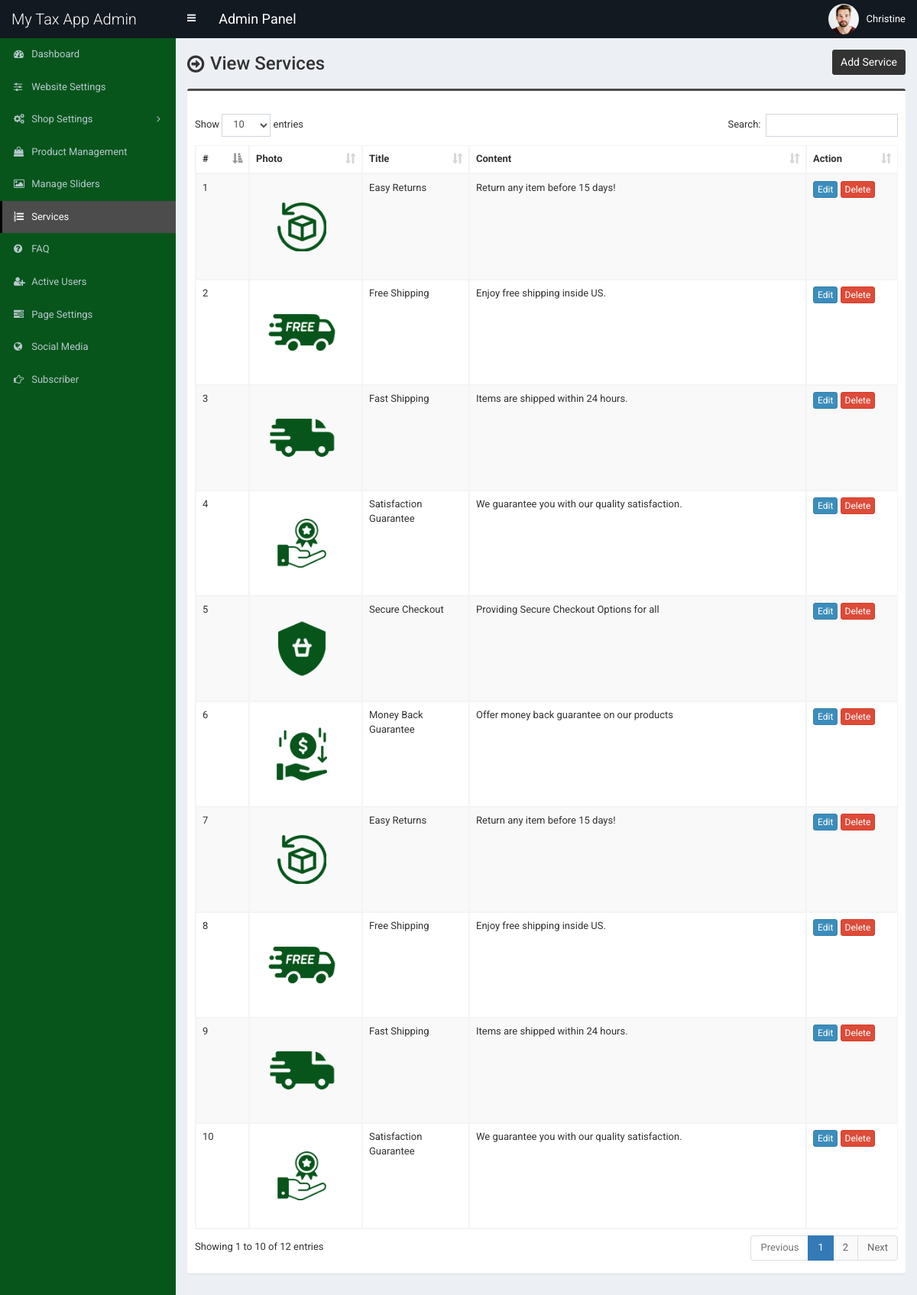
Screenshot of /admin/service.php (signed in) with the database file from the repository.
### tables this page shows
CREATE TABLE `tbl_service` (
  `id` int(11) NOT NULL,
  `title` varchar(255) NOT NULL,
  `content` text NOT NULL,
  `photo` varchar(255) NOT NULL
);

### admin/service.php (the view, shortened to what this page needs)
<?php require_once('header.php'); ?>
<section class="content-header">
	<div class="content-header-left">
		<h1>View Services</h1>
	</div>
	<div class="content-header-right">
		<a href="service-add.php" class="btn btn-primary btn-sm">Add Service</a>
	</div>
</section>
<section class="content">
	<div class="row">
		<div class="col-md-12">
			<div class="box box-info">
				<div class="box-body table-responsive">
					<table id="example1" class="table table-bordered table-hover table-striped">
						<thead>
							<tr>
								<th width="30">#</th>
								<th>Photo</th>
								<th width="100">Title</th>
								<th>Content</th>
								<th width="80">Action</th>
							</tr>
						</thead>
						<tbody>
							<?php
							$i=0;
							$statement = $pdo->prepare("SELECT * FROM tbl_service");
							$statement->execute();
							$result = $statement->fetchAll(PDO::FETCH_ASSOC);
							foreach ($result as $row) {
								$i++;
								?>
								<tr>
									<td><?php echo $i; ?></td>
									<td style="width:130px;"><img src="../assets/uploads/<?php echo $row['photo']; ?>" alt="<?php echo $row['title']; ?>" style="width:120px;"></td>
									<td><?php echo $row['title']; ?></td>
									<td><?php echo $row['content']; ?></td>
									<td>
										<a href="service-edit.php?id=<?php echo $row['id']; ?>" class="btn btn-primary btn-xs">Edit</a>
										<a href="#" class="btn btn-danger btn-xs" data-href="service-delete.php?id=<?php echo $row['id']; ?>" data-toggle="modal" data-target="#confirm-delete">Delete</a>
									</td>
								</tr>
								<?php
							}
							?>
						</tbody>
					</table>
				</div>
			</div>
		</div>
	</div>
</section>
<?php require_once('footer.php'); ?>

### admin/header.php (shortened to what this page needs)
<!DOCTYPE html>
<html>
<head>
	<link rel="stylesheet" href="css/bootstrap.min.css">
	<link rel="stylesheet" href="css/font-awesome.min.css">
	<link rel="stylesheet" href="css/ionicons.min.css">
	<link rel="stylesheet" href="css/datepicker3.css">
	<link rel="stylesheet" href="css/all.css">
	<link rel="stylesheet" href="css/select2.min.css">
	<link rel="stylesheet" href="css/dataTables.bootstrap.css">
	<link rel="stylesheet" href="css/jquery.fancybox.css">
	<link rel="stylesheet" href="css/AdminLTE.min.css">
	<link rel="stylesheet" href="css/_all-skins.min.css">
	<link rel="stylesheet" href="css/on-off-switch.css"/>
	<link rel="stylesheet" href="css/summernote.css">
	<link rel="stylesheet" href="style.css">
</head>
<body class="hold-transition fixed skin-blue sidebar-mini">
	<div class="wrapper">
		<header class="main-header">
			<a href="index.php" class="logo">
				<span class="logo-lg">My Tax App Admin Panel</span>
			</a>
			<nav class="navbar navbar-static-top">
				<a href="#" class="sidebar-toggle" data-toggle="offcanvas" role="button">
				</a>
				<span style="float:left;line-height:50px;color:#fff;padding-left:15px;font-size:18px;">Admin Panel</span>
				<div class="navbar-custom-menu">
					<ul class="nav navbar-nav">
						<li class="dropdown user user-menu">
							<a href="#" class="dropdown-toggle" data-toggle="dropdown">
								<img src="../assets/uploads/<?php echo $_SESSION['user']['photo']; ?>" class="user-image" alt="User Image">
								<span class="hidden-xs"><?php echo $_SESSION['user']['full_name']; ?></span>
							</a>
						</li>
					</ul>
				</div>
			</nav>
		</header>
  		<?php $cur_page = substr($_SERVER["SCRIPT_NAME"],strrpos($_SERVER["SCRIPT_NAME"],"/")+1); ?>
  		<aside class="main-sidebar">
    		<section class="sidebar">
      			<ul class="sidebar-menu">
			        <li class="treeview <?php if($cur_page == 'index.php') {echo 'active';} ?>">
			          <a href="index.php">
			            <i class="fa fa-dashboard"></i> <span>Dashboard</span>
			          </a>
			        </li>
			        <li class="treeview <?php if( ($cur_page == 'settings.php') ) {echo 'active';} ?>">
			          <a href="settings.php">
			            <i class="fa fa-sliders"></i> <span>Website Settings</span>
			          </a>
			        </li>
                    <li class="treeview <?php if( ($cur_page == 'size.php') || ($cur_page == 'size-add.php') || ($cur_page == 'size-edit.php') || ($cur_page == 'color.php') || ($cur_page == 'color-add.php') || ($cur_page == 'color-edit.php') || ($cur_page == 'country.php') || ($cur_page == 'country-add.php') || ($cur_page == 'country-edit.php') || ($cur_page == 'shipping-cost.php') || ($cur_page == 'shipping-cost-edit.php') || ($cur_page == 'top-category.php') || ($cur_page == 'top-category-add.php') || ($cur_page == 'top-category-edit.php') || ($cur_page == 'mid-category.php') || ($cur_page == 'mid-category-add.php') || ($cur_page == 'mid-category-edit.php') || ($cur_page == 'end-category.php') || ($cur_page == 'end-category-add.php') || ($cur_page == 'end-category-edit.php') ) {echo 'active';} ?>">
                        <a href="#">
                            <i class="fa fa-cogs"></i>
                            <span>Shop Settings</span>
                            <span class="pull-right-container">
								<i class="fa fa-angle-left pull-right"></i>
							</span>
                        </a>
                    </li>
                    <li class="treeview <?php if( ($cur_page == 'product.php') || ($cur_page == 'product-add.php') || ($cur_page == 'product-edit.php') ) {echo 'active';} ?>">
                        <a href="product.php">
                            <i class="fa fa-shopping-bag"></i> <span>Product Management</span>
                        </a>
                    </li>
                     <li class="treeview <?php if( ($cur_page == 'slider.php') ) {echo 'active';} ?>">
			          <a href="slider.php">
			            <i class="fa fa-picture-o"></i> <span>Manage Sliders</span>
			          </a>
			        </li>
			        <li class="treeview <?php if( ($cur_page == 'service.php') ) {echo 'active';} ?>">
			          <a href="service.php">
			            <i class="fa fa-list-ol"></i> <span>Services</span>
			          </a>
			        </li>
			      			        <li class="treeview <?php if( ($cur_page == 'faq.php') ) {echo 'active';} ?>">
			          <a href="faq.php">
			            <i class="fa fa-question-circle"></i> <span>FAQ</span>
			          </a>
			        </li>
						<li class="treeview <?php if( ($cur_page == 'users.php') || ($cur_page == 'customer-add.php') || ($cur_page == 'customer-edit.php') ) {echo 'active';} ?>">
			          <a href="users.php">
			            <i class="fa fa-user-plus"></i> <span>Active Users</span>
			          </a>
			        </li>
			        <li class="treeview <?php if( ($cur_page == 'page.php') ) {echo 'active';} ?>">
			          <a href="page.php">
			            <i class="fa fa-tasks"></i> <span>Page Settings</span>
			          </a>
			        </li>
			        <li class="treeview <?php if( ($cur_page == 'social-media.php') ) {echo 'active';} ?>">
			          <a href="social-media.php">
			            <i class="fa fa-globe"></i> <span>Social Media</span>
			          </a>
			        </li>
			        <li class="treeview <?php if( ($cur_page == 'subscriber.php')||($cur_page == 'subscriber.php') ) {echo 'active';} ?>">
			          <a href="subscriber.php">
			            <i class="fa fa-hand-o-right"></i> <span>Subscriber</span>
			          </a>
			        </li>
      			</ul>
    		</section>
  		</aside>
  		<div class="content-wrapper">

### admin/footer.php (shortened to what this page needs)
		</div>
	</div>
</body>
</html>

### admin/style.css (style rules this page uses)
body { font-size: 13px; font-family: "Roboto", sans-serif; }
.navbar-nav > .user-menu .user-image { width: 40px; height: 40px; margin-top: -10px; }
.content-header > h1, .content-header .content-header-left h1 { font-family: "Roboto", sans-serif; }
.main-header .logo { text-align: left; }
.main-header .logo .logo-lg { font-family: "Roboto", sans-serif; }
.box-info { padding-top: 20px; }
.sidebar-menu li > a > .pull-right-container > .fa-angle-left:before { content: "\f105"; }
.content-header { overflow: hidden; }
.content-header .content-header-left { float: left; padding-top: 5px; }
.content-header .content-header-right { float: right; }
.content-header .content-header-left h1 { margin-top: 0; margin-bottom: 0; padding-left: 30px; padding-bottom: 5px; font-size: 24px; position: relative; }
.content-header .content-header-left h1:before { position: absolute; top: 0; left: 0; font-family: "FontAwesome", sans-serif; font-size: 26px; content: "\f18e"; }
.content-header .content-header-right a { position: relative; font-size: 14px; }
.skin-blue .sidebar-menu > li:hover > a, .skin-blue .sidebar-menu > li.active > a { color: #fff; background: #3c8dbc; border-left-color: #3c8dbc; }
.skin-blue .main-header .logo, .skin-blue .main-header .logo:hover, .skin-blue .main-header .navbar, .skin-blue .main-header .navbar .sidebar-toggle:hover { background-color: #131921; }
.skin-blue .sidebar-menu > li:hover > a, .skin-blue .sidebar-menu > li.active > a { background-color: #4c4c4c; border-left-color: #000000; }
.box.box-info { border-top-color: #4c4c4c; }
.content-header .content-header-right a { background-color: #333333; border-color: #333333; }

### rows the page displays
tbl_service: photo (picture), title "Easy Returns", content "Return any item before 15 days!"
tbl_service: photo (picture), title "Free Shipping", content "Enjoy free shipping inside US."
tbl_service: photo (picture), title "Fast Shipping", content "Items are shipped within 24 hours."
tbl_service: photo (picture), title "Satisfaction Guarantee", content "We guarantee you with our quality satisfaction."
tbl_service: photo (picture), title "Secure Checkout", content "Providing Secure Checkout Options for all"
tbl_service: photo (picture), title "Money Back Guarantee", content "Offer money back guarantee on our products"
tbl_service: photo (picture), title "Easy Returns", content "Return any item before 15 days!"
tbl_service: photo (picture), title "Free Shipping", content "Enjoy free shipping inside US."
tbl_service: photo (picture), title "Fast Shipping", content "Items are shipped within 24 hours."
tbl_service: photo (picture), title "Satisfaction Guarantee", content "We guarantee you with our quality satisfaction."

### other values shown
$_SESSION['user']['full_name'] "Christine"
